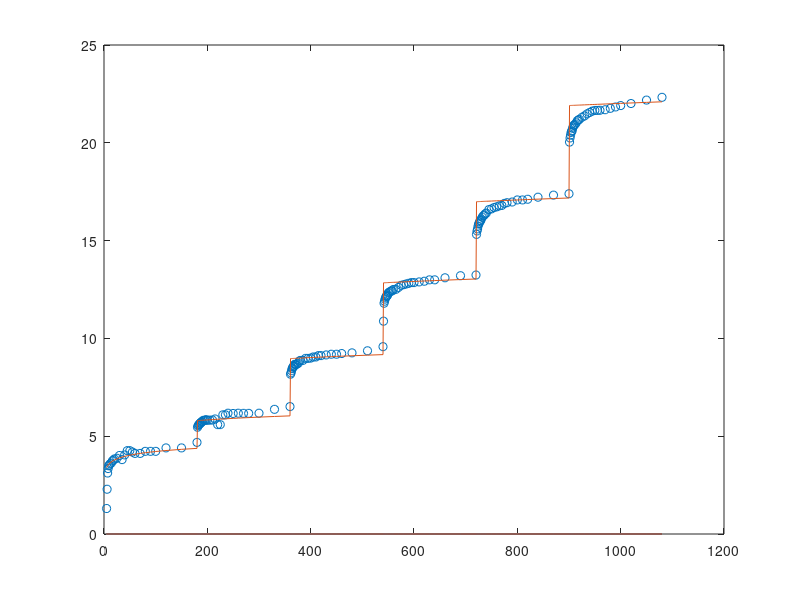

This figure's MATLAB source:
% function rmse = Eden(x)
clear all
load('time.mat')                              
load('s_clark.mat')  

Q_data=[1306 1693 2423 3261 4094 5019];%m^3/day
% Q_data=Q_data/(24*60);%Unit conversion

sw=zeros(length(Tclark));
for p=1:length(Tclark)
    if(p>0&&p<27)
        Q=Q_data(1);
    elseif(p>=27&&p<57)
        Q=Q_data(2);
    elseif(p>=57&&p<87)
        Q=Q_data(3);
    elseif(p>=87&&p<117)
        Q=Q_data(4);
    elseif(p>=117&&p<147)
        Q=Q_data(5);
    else
        Q=Q_data(6);
    end
    sw(p)=(2.03*(10^-3)+4.81*(10^-4)*log10(Tclark(p)))*Q+1.82*(10^-7)*Q^2;
end
rmse=sqrt(mean((sw'-Sclark).^2));
plot(Tclark,Sclark,'o',Tclark,sw,'-');